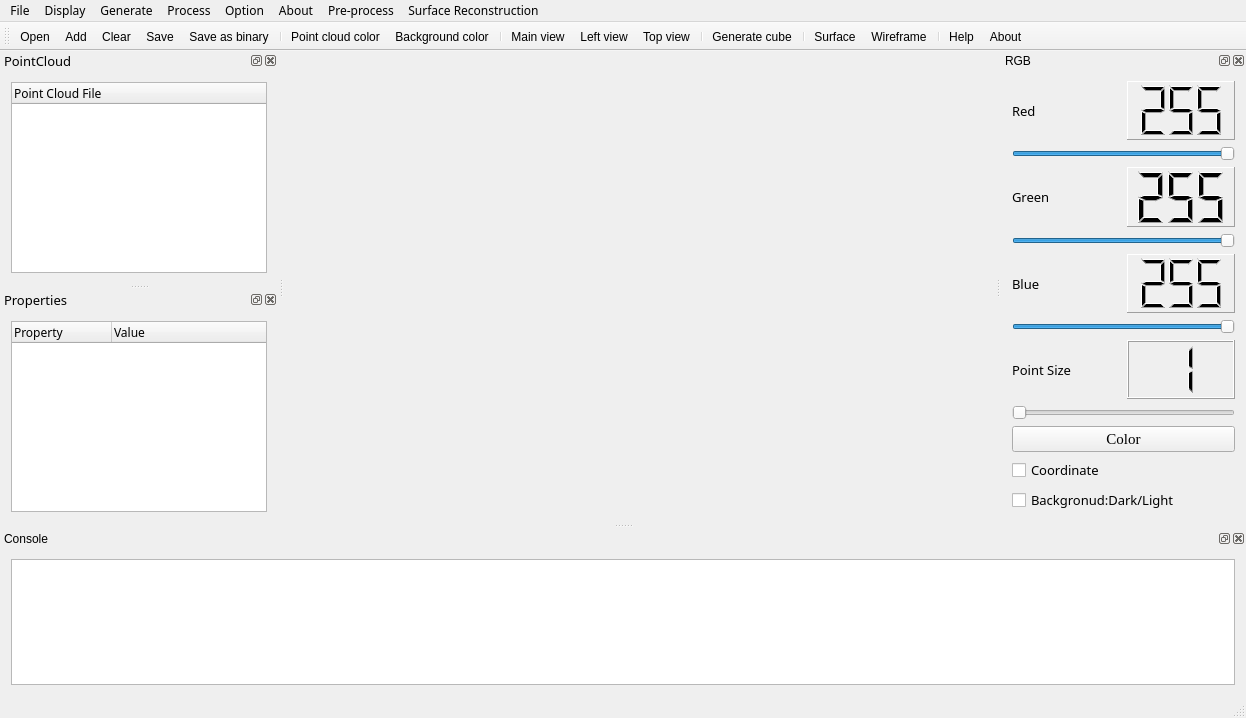
<?xml version="1.0" encoding="UTF-8"?>
<ui version="4.0">
 <class>CloudViewerClass</class>
 <widget class="QMainWindow" name="CloudViewerClass">
  <property name="geometry">
   <rect>
    <x>0</x>
    <y>0</y>
    <width>1246</width>
    <height>718</height>
   </rect>
  </property>
  <property name="sizePolicy">
   <sizepolicy hsizetype="Expanding" vsizetype="Expanding">
    <horstretch>85</horstretch>
    <verstretch>0</verstretch>
   </sizepolicy>
  </property>
  <property name="minimumSize">
   <size>
    <width>900</width>
    <height>650</height>
   </size>
  </property>
  <property name="maximumSize">
   <size>
    <width>16777215</width>
    <height>16777215</height>
   </size>
  </property>
  <property name="windowTitle">
   <string>CloudViewer</string>
  </property>
  <property name="styleSheet">
   <string notr="true"/>
  </property>
  <property name="animated">
   <bool>true</bool>
  </property>
  <property name="tabShape">
   <enum>QTabWidget::Rounded</enum>
  </property>
  <property name="dockNestingEnabled">
   <bool>false</bool>
  </property>
  <widget class="QWidget" name="centralWidget">
   <property name="sizePolicy">
    <sizepolicy hsizetype="Preferred" vsizetype="Preferred">
     <horstretch>0</horstretch>
     <verstretch>0</verstretch>
    </sizepolicy>
   </property>
   <layout class="QHBoxLayout" name="horizontalLayout_5">
    <item>
     <widget class="QVTKWidget" name="screen" native="true">
      <property name="minimumSize">
       <size>
        <width>600</width>
        <height>400</height>
       </size>
      </property>
     </widget>
    </item>
   </layout>
  </widget>
  <widget class="QMenuBar" name="menuBar">
   <property name="geometry">
    <rect>
     <x>0</x>
     <y>0</y>
     <width>1246</width>
     <height>19</height>
    </rect>
   </property>
   <property name="font">
    <font>
     <family>微软雅黑</family>
    </font>
   </property>
   <widget class="QMenu" name="menuFile">
    <property name="title">
     <string>File</string>
    </property>
    <addaction name="openAction"/>
    <addaction name="addAction"/>
    <addaction name="clearAction"/>
    <addaction name="saveAction"/>
    <addaction name="saveBinaryAction"/>
    <addaction name="exitAction"/>
   </widget>
   <widget class="QMenu" name="menuGenerate">
    <property name="title">
     <string>Generate</string>
    </property>
    <widget class="QMenu" name="menuBasic_shapes">
     <property name="title">
      <string>Basic shapes</string>
     </property>
     <property name="icon">
      <iconset resource="cloudviewer.qrc">
       <normaloff>:/Resources/images/shape.png</normaloff>:/Resources/images/shape.png</iconset>
     </property>
     <addaction name="sphereAction"/>
     <addaction name="cylinderAction"/>
    </widget>
    <addaction name="cubeAction"/>
    <addaction name="menuBasic_shapes"/>
   </widget>
   <widget class="QMenu" name="menuAbout">
    <property name="title">
     <string>About</string>
    </property>
    <addaction name="helpAction"/>
    <addaction name="aboutAction"/>
   </widget>
   <widget class="QMenu" name="menuOption">
    <property name="title">
     <string>Option</string>
    </property>
    <widget class="QMenu" name="themeAction">
     <property name="title">
      <string>Theme</string>
     </property>
     <property name="icon">
      <iconset resource="cloudviewer.qrc">
       <normaloff>:/Resources/images/theme.png</normaloff>:/Resources/images/theme.png</iconset>
     </property>
     <addaction name="windowsThemeAction"/>
     <addaction name="darculaThemeAction"/>
    </widget>
    <widget class="QMenu" name="langAction">
     <property name="title">
      <string>Language</string>
     </property>
     <property name="icon">
      <iconset resource="cloudviewer.qrc">
       <normaloff>:/Resources/images/language.png</normaloff>:/Resources/images/language.png</iconset>
     </property>
     <addaction name="englishAction"/>
     <addaction name="chineseAction"/>
    </widget>
    <addaction name="themeAction"/>
    <addaction name="langAction"/>
   </widget>
   <widget class="QMenu" name="menuView">
    <property name="title">
     <string>Display</string>
    </property>
    <widget class="QMenu" name="menuAngle_view">
     <property name="title">
      <string>Angle view</string>
     </property>
     <addaction name="mainviewAction"/>
     <addaction name="leftviewAction"/>
     <addaction name="topviewAction"/>
    </widget>
    <addaction name="pointcolorAction"/>
    <addaction name="bgcolorAction"/>
    <addaction name="menuAngle_view"/>
   </widget>
   <widget class="QMenu" name="menuProcess">
    <property name="title">
     <string>Process</string>
    </property>
    <addaction name="meshsurfaceAction"/>
    <addaction name="wireframeAction"/>
   </widget>
   <widget class="QMenu" name="menuPre_process">
    <property name="title">
     <string>Pre-process</string>
    </property>
    <addaction name="edgeSmoothAction"/>
    <addaction name="downsampleAction"/>
    <addaction name="edgeDetectAction"/>
   </widget>
   <widget class="QMenu" name="menuSurface_Reconstruction">
    <property name="title">
     <string>Surface Reconstruction</string>
    </property>
    <addaction name="poissonAction"/>
    <addaction name="bsplineAction"/>
    <addaction name="pass_through_MLS_PoissonAction"/>
    <addaction name="pass_through_MLS_NormalsAction"/>
    <addaction name="mlsAction"/>
   </widget>
   <addaction name="menuFile"/>
   <addaction name="menuView"/>
   <addaction name="menuGenerate"/>
   <addaction name="menuProcess"/>
   <addaction name="menuOption"/>
   <addaction name="menuAbout"/>
   <addaction name="menuPre_process"/>
   <addaction name="menuSurface_Reconstruction"/>
  </widget>
  <widget class="QToolBar" name="mainToolBar">
   <attribute name="toolBarArea">
    <enum>TopToolBarArea</enum>
   </attribute>
   <attribute name="toolBarBreak">
    <bool>false</bool>
   </attribute>
   <addaction name="openAction"/>
   <addaction name="addAction"/>
   <addaction name="clearAction"/>
   <addaction name="saveAction"/>
   <addaction name="saveBinaryAction"/>
   <addaction name="separator"/>
   <addaction name="pointcolorAction"/>
   <addaction name="bgcolorAction"/>
   <addaction name="separator"/>
   <addaction name="mainviewAction"/>
   <addaction name="leftviewAction"/>
   <addaction name="topviewAction"/>
   <addaction name="separator"/>
   <addaction name="cubeAction"/>
   <addaction name="separator"/>
   <addaction name="meshsurfaceAction"/>
   <addaction name="wireframeAction"/>
   <addaction name="separator"/>
   <addaction name="helpAction"/>
   <addaction name="aboutAction"/>
  </widget>
  <widget class="QStatusBar" name="statusBar"/>
  <widget class="QDockWidget" name="RGBDock">
   <property name="minimumSize">
    <size>
     <width>245</width>
     <height>400</height>
    </size>
   </property>
   <property name="maximumSize">
    <size>
     <width>300</width>
     <height>524287</height>
    </size>
   </property>
   <property name="windowTitle">
    <string>RGB</string>
   </property>
   <attribute name="dockWidgetArea">
    <number>2</number>
   </attribute>
   <widget class="QWidget" name="dockWidgetContents_4">
    <layout class="QVBoxLayout" name="verticalLayout_2">
     <item>
      <layout class="QVBoxLayout" name="verticalLayout">
       <item>
        <layout class="QHBoxLayout" name="horizontalLayout">
         <item>
          <widget class="QLabel" name="label_1">
           <property name="sizePolicy">
            <sizepolicy hsizetype="Expanding" vsizetype="Preferred">
             <horstretch>0</horstretch>
             <verstretch>0</verstretch>
            </sizepolicy>
           </property>
           <property name="font">
            <font>
             <family>微软雅黑</family>
             <pointsize>10</pointsize>
            </font>
           </property>
           <property name="text">
            <string>Red</string>
           </property>
          </widget>
         </item>
         <item>
          <widget class="QLCDNumber" name="rLCD">
           <property name="sizePolicy">
            <sizepolicy hsizetype="Expanding" vsizetype="Minimum">
             <horstretch>0</horstretch>
             <verstretch>0</verstretch>
            </sizepolicy>
           </property>
           <property name="autoFillBackground">
            <bool>false</bool>
           </property>
           <property name="inputMethodHints">
            <set>Qt::ImhNone</set>
           </property>
           <property name="frameShape">
            <enum>QFrame::Panel</enum>
           </property>
           <property name="frameShadow">
            <enum>QFrame::Raised</enum>
           </property>
           <property name="lineWidth">
            <number>1</number>
           </property>
           <property name="smallDecimalPoint">
            <bool>false</bool>
           </property>
           <property name="digitCount">
            <number>3</number>
           </property>
           <property name="mode">
            <enum>QLCDNumber::Dec</enum>
           </property>
           <property name="value" stdset="0">
            <double>255.000000000000000</double>
           </property>
           <property name="intValue" stdset="0">
            <number>255</number>
           </property>
          </widget>
         </item>
        </layout>
       </item>
       <item>
        <widget class="QSlider" name="rSlider">
         <property name="sizePolicy">
          <sizepolicy hsizetype="Expanding" vsizetype="Fixed">
           <horstretch>0</horstretch>
           <verstretch>0</verstretch>
          </sizepolicy>
         </property>
         <property name="minimumSize">
          <size>
           <width>132</width>
           <height>0</height>
          </size>
         </property>
         <property name="maximum">
          <number>255</number>
         </property>
         <property name="sliderPosition">
          <number>255</number>
         </property>
         <property name="orientation">
          <enum>Qt::Horizontal</enum>
         </property>
        </widget>
       </item>
       <item>
        <layout class="QHBoxLayout" name="horizontalLayout_2">
         <item>
          <widget class="QLabel" name="label_2">
           <property name="sizePolicy">
            <sizepolicy hsizetype="Expanding" vsizetype="Preferred">
             <horstretch>0</horstretch>
             <verstretch>0</verstretch>
            </sizepolicy>
           </property>
           <property name="font">
            <font>
             <family>微软雅黑</family>
             <pointsize>10</pointsize>
            </font>
           </property>
           <property name="text">
            <string>Green</string>
           </property>
          </widget>
         </item>
         <item>
          <widget class="QLCDNumber" name="gLCD">
           <property name="sizePolicy">
            <sizepolicy hsizetype="Expanding" vsizetype="Minimum">
             <horstretch>0</horstretch>
             <verstretch>0</verstretch>
            </sizepolicy>
           </property>
           <property name="frameShape">
            <enum>QFrame::Panel</enum>
           </property>
           <property name="digitCount">
            <number>3</number>
           </property>
           <property name="intValue" stdset="0">
            <number>255</number>
           </property>
          </widget>
         </item>
        </layout>
       </item>
       <item>
        <widget class="QSlider" name="gSlider">
         <property name="sizePolicy">
          <sizepolicy hsizetype="Expanding" vsizetype="Fixed">
           <horstretch>0</horstretch>
           <verstretch>0</verstretch>
          </sizepolicy>
         </property>
         <property name="minimumSize">
          <size>
           <width>132</width>
           <height>0</height>
          </size>
         </property>
         <property name="maximum">
          <number>255</number>
         </property>
         <property name="sliderPosition">
          <number>255</number>
         </property>
         <property name="orientation">
          <enum>Qt::Horizontal</enum>
         </property>
        </widget>
       </item>
       <item>
        <layout class="QHBoxLayout" name="horizontalLayout_3">
         <item>
          <widget class="QLabel" name="label_3">
           <property name="sizePolicy">
            <sizepolicy hsizetype="Expanding" vsizetype="Preferred">
             <horstretch>0</horstretch>
             <verstretch>0</verstretch>
            </sizepolicy>
           </property>
           <property name="font">
            <font>
             <family>微软雅黑</family>
             <pointsize>10</pointsize>
            </font>
           </property>
           <property name="text">
            <string>Blue</string>
           </property>
          </widget>
         </item>
         <item>
          <widget class="QLCDNumber" name="bLCD">
           <property name="sizePolicy">
            <sizepolicy hsizetype="Expanding" vsizetype="Minimum">
             <horstretch>0</horstretch>
             <verstretch>0</verstretch>
            </sizepolicy>
           </property>
           <property name="frameShape">
            <enum>QFrame::Panel</enum>
           </property>
           <property name="digitCount">
            <number>3</number>
           </property>
           <property name="intValue" stdset="0">
            <number>255</number>
           </property>
          </widget>
         </item>
        </layout>
       </item>
       <item>
        <widget class="QSlider" name="bSlider">
         <property name="sizePolicy">
          <sizepolicy hsizetype="Expanding" vsizetype="Fixed">
           <horstretch>0</horstretch>
           <verstretch>0</verstretch>
          </sizepolicy>
         </property>
         <property name="minimumSize">
          <size>
           <width>132</width>
           <height>0</height>
          </size>
         </property>
         <property name="maximum">
          <number>255</number>
         </property>
         <property name="sliderPosition">
          <number>255</number>
         </property>
         <property name="orientation">
          <enum>Qt::Horizontal</enum>
         </property>
        </widget>
       </item>
       <item>
        <layout class="QHBoxLayout" name="horizontalLayout_4">
         <item>
          <widget class="QLabel" name="label_4">
           <property name="sizePolicy">
            <sizepolicy hsizetype="Expanding" vsizetype="Preferred">
             <horstretch>0</horstretch>
             <verstretch>0</verstretch>
            </sizepolicy>
           </property>
           <property name="font">
            <font>
             <family>微软雅黑</family>
             <pointsize>10</pointsize>
            </font>
           </property>
           <property name="text">
            <string>Point Size</string>
           </property>
          </widget>
         </item>
         <item>
          <widget class="QLCDNumber" name="sizeLCD">
           <property name="sizePolicy">
            <sizepolicy hsizetype="Expanding" vsizetype="Minimum">
             <horstretch>0</horstretch>
             <verstretch>0</verstretch>
            </sizepolicy>
           </property>
           <property name="digitCount">
            <number>1</number>
           </property>
           <property name="segmentStyle">
            <enum>QLCDNumber::Filled</enum>
           </property>
           <property name="intValue" stdset="0">
            <number>1</number>
           </property>
          </widget>
         </item>
        </layout>
       </item>
       <item>
        <widget class="QSlider" name="pSlider">
         <property name="sizePolicy">
          <sizepolicy hsizetype="Expanding" vsizetype="Fixed">
           <horstretch>0</horstretch>
           <verstretch>0</verstretch>
          </sizepolicy>
         </property>
         <property name="minimumSize">
          <size>
           <width>132</width>
           <height>0</height>
          </size>
         </property>
         <property name="minimum">
          <number>1</number>
         </property>
         <property name="maximum">
          <number>10</number>
         </property>
         <property name="sliderPosition">
          <number>1</number>
         </property>
         <property name="orientation">
          <enum>Qt::Horizontal</enum>
         </property>
        </widget>
       </item>
       <item>
        <widget class="QPushButton" name="colorBtn">
         <property name="font">
          <font>
           <family>Times New Roman</family>
           <pointsize>11</pointsize>
          </font>
         </property>
         <property name="styleSheet">
          <string notr="true"/>
         </property>
         <property name="text">
          <string>Color</string>
         </property>
        </widget>
       </item>
      </layout>
     </item>
     <item>
      <widget class="QCheckBox" name="cooCbx">
       <property name="font">
        <font>
         <family>微软雅黑</family>
         <pointsize>10</pointsize>
        </font>
       </property>
       <property name="text">
        <string>Coordinate</string>
       </property>
      </widget>
     </item>
     <item>
      <widget class="QCheckBox" name="bgcCbx">
       <property name="font">
        <font>
         <family>微软雅黑</family>
         <pointsize>10</pointsize>
        </font>
       </property>
       <property name="text">
        <string>Backgronud:Dark/Light</string>
       </property>
      </widget>
     </item>
    </layout>
   </widget>
  </widget>
  <widget class="QDockWidget" name="dataDock">
   <property name="minimumSize">
    <size>
     <width>250</width>
     <height>233</height>
    </size>
   </property>
   <property name="maximumSize">
    <size>
     <width>300</width>
     <height>524287</height>
    </size>
   </property>
   <property name="font">
    <font>
     <family>微软雅黑</family>
     <pointsize>10</pointsize>
    </font>
   </property>
   <property name="windowTitle">
    <string>PointCloud</string>
   </property>
   <attribute name="dockWidgetArea">
    <number>1</number>
   </attribute>
   <widget class="QWidget" name="dockWidgetContents_5">
    <layout class="QVBoxLayout" name="verticalLayout_3">
     <item>
      <widget class="QTreeWidget" name="dataTree">
       <property name="minimumSize">
        <size>
         <width>0</width>
         <height>180</height>
        </size>
       </property>
       <property name="font">
        <font>
         <family>微软雅黑</family>
         <pointsize>9</pointsize>
        </font>
       </property>
       <property name="contextMenuPolicy">
        <enum>Qt::CustomContextMenu</enum>
       </property>
       <column>
        <property name="text">
         <string>Point Cloud File</string>
        </property>
       </column>
      </widget>
     </item>
    </layout>
   </widget>
  </widget>
  <widget class="QDockWidget" name="propertyDock">
   <property name="minimumSize">
    <size>
     <width>250</width>
     <height>233</height>
    </size>
   </property>
   <property name="font">
    <font>
     <family>微软雅黑</family>
     <pointsize>10</pointsize>
    </font>
   </property>
   <property name="windowTitle">
    <string>Properties</string>
   </property>
   <attribute name="dockWidgetArea">
    <number>1</number>
   </attribute>
   <widget class="QWidget" name="dockWidgetContents_6">
    <layout class="QVBoxLayout" name="verticalLayout_4">
     <item>
      <widget class="QTableWidget" name="propertyTable">
       <property name="minimumSize">
        <size>
         <width>0</width>
         <height>180</height>
        </size>
       </property>
       <property name="font">
        <font>
         <family>微软雅黑</family>
         <pointsize>9</pointsize>
        </font>
       </property>
       <property name="frameShadow">
        <enum>QFrame::Sunken</enum>
       </property>
       <property name="midLineWidth">
        <number>0</number>
       </property>
       <property name="horizontalScrollBarPolicy">
        <enum>Qt::ScrollBarAsNeeded</enum>
       </property>
       <property name="sizeAdjustPolicy">
        <enum>QAbstractScrollArea::AdjustIgnored</enum>
       </property>
       <property name="autoScroll">
        <bool>true</bool>
       </property>
       <property name="editTriggers">
        <set>QAbstractItemView::NoEditTriggers</set>
       </property>
       <property name="tabKeyNavigation">
        <bool>true</bool>
       </property>
       <property name="showDropIndicator" stdset="0">
        <bool>true</bool>
       </property>
       <property name="dragDropOverwriteMode">
        <bool>true</bool>
       </property>
       <property name="alternatingRowColors">
        <bool>false</bool>
       </property>
       <property name="selectionMode">
        <enum>QAbstractItemView::ExtendedSelection</enum>
       </property>
       <property name="textElideMode">
        <enum>Qt::ElideLeft</enum>
       </property>
       <property name="horizontalScrollMode">
        <enum>QAbstractItemView::ScrollPerItem</enum>
       </property>
       <property name="showGrid">
        <bool>false</bool>
       </property>
       <property name="wordWrap">
        <bool>true</bool>
       </property>
       <property name="cornerButtonEnabled">
        <bool>true</bool>
       </property>
       <property name="rowCount">
        <number>4</number>
       </property>
       <property name="columnCount">
        <number>2</number>
       </property>
       <attribute name="horizontalHeaderCascadingSectionResizes">
        <bool>false</bool>
       </attribute>
       <attribute name="horizontalHeaderMinimumSectionSize">
        <number>25</number>
       </attribute>
       <attribute name="horizontalHeaderDefaultSectionSize">
        <number>100</number>
       </attribute>
       <attribute name="horizontalHeaderHighlightSections">
        <bool>true</bool>
       </attribute>
       <attribute name="horizontalHeaderStretchLastSection">
        <bool>true</bool>
       </attribute>
       <attribute name="verticalHeaderVisible">
        <bool>false</bool>
       </attribute>
       <attribute name="verticalHeaderCascadingSectionResizes">
        <bool>false</bool>
       </attribute>
       <row/>
       <row/>
       <row/>
       <row/>
       <column>
        <property name="text">
         <string>Property</string>
        </property>
        <property name="textAlignment">
         <set>AlignLeading|AlignVCenter</set>
        </property>
       </column>
       <column>
        <property name="text">
         <string>Value</string>
        </property>
        <property name="textAlignment">
         <set>AlignLeading|AlignVCenter</set>
        </property>
       </column>
      </widget>
     </item>
    </layout>
   </widget>
  </widget>
  <widget class="QDockWidget" name="consoleDock">
   <property name="minimumSize">
    <size>
     <width>200</width>
     <height>140</height>
    </size>
   </property>
   <property name="maximumSize">
    <size>
     <width>524287</width>
     <height>220</height>
    </size>
   </property>
   <property name="windowTitle">
    <string>Console</string>
   </property>
   <attribute name="dockWidgetArea">
    <number>8</number>
   </attribute>
   <widget class="QWidget" name="dockWidgetContents_7">
    <layout class="QVBoxLayout" name="verticalLayout_5">
     <item>
      <widget class="QTableWidget" name="consoleTable">
       <property name="showGrid">
        <bool>false</bool>
       </property>
       <property name="gridStyle">
        <enum>Qt::SolidLine</enum>
       </property>
       <property name="rowCount">
        <number>0</number>
       </property>
       <property name="columnCount">
        <number>5</number>
       </property>
       <attribute name="horizontalHeaderVisible">
        <bool>false</bool>
       </attribute>
       <attribute name="horizontalHeaderDefaultSectionSize">
        <number>200</number>
       </attribute>
       <attribute name="horizontalHeaderStretchLastSection">
        <bool>true</bool>
       </attribute>
       <attribute name="verticalHeaderVisible">
        <bool>false</bool>
       </attribute>
       <column>
        <property name="text">
         <string>Time</string>
        </property>
        <property name="textAlignment">
         <set>AlignLeading|AlignVCenter</set>
        </property>
       </column>
       <column>
        <property name="text">
         <string>Operation</string>
        </property>
        <property name="textAlignment">
         <set>AlignLeading|AlignVCenter</set>
        </property>
       </column>
       <column>
        <property name="text">
         <string>Operation Object</string>
        </property>
        <property name="textAlignment">
         <set>AlignLeading|AlignVCenter</set>
        </property>
       </column>
       <column>
        <property name="text">
         <string>Details</string>
        </property>
        <property name="textAlignment">
         <set>AlignLeading|AlignVCenter</set>
        </property>
       </column>
       <column>
        <property name="text">
         <string>Note</string>
        </property>
        <property name="textAlignment">
         <set>AlignLeading|AlignVCenter</set>
        </property>
       </column>
      </widget>
     </item>
    </layout>
   </widget>
  </widget>
  <action name="openAction">
   <property name="icon">
    <iconset resource="cloudviewer.qrc">
     <normaloff>:/Resources/images/open.png</normaloff>:/Resources/images/open.png</iconset>
   </property>
   <property name="text">
    <string>Open</string>
   </property>
   <property name="statusTip">
    <string>open a exsting file</string>
   </property>
   <property name="shortcut">
    <string>Ctrl+O</string>
   </property>
  </action>
  <action name="saveAction">
   <property name="icon">
    <iconset resource="cloudviewer.qrc">
     <normaloff>:/Resources/images/save.png</normaloff>:/Resources/images/save.png</iconset>
   </property>
   <property name="text">
    <string>Save</string>
   </property>
   <property name="statusTip">
    <string>save the file</string>
   </property>
   <property name="shortcut">
    <string>Ctrl+S</string>
   </property>
  </action>
  <action name="saveasAction">
   <property name="text">
    <string>Save as...</string>
   </property>
  </action>
  <action name="cubeAction">
   <property name="icon">
    <iconset resource="cloudviewer.qrc">
     <normaloff>:/Resources/images/cube.png</normaloff>:/Resources/images/cube.png</iconset>
   </property>
   <property name="text">
    <string>Generate cube</string>
   </property>
   <property name="statusTip">
    <string>generate a cube point cloud</string>
   </property>
  </action>
  <action name="helpAction">
   <property name="icon">
    <iconset resource="cloudviewer.qrc">
     <normaloff>:/Resources/images/help.png</normaloff>:/Resources/images/help.png</iconset>
   </property>
   <property name="text">
    <string>Help</string>
   </property>
   <property name="statusTip">
    <string>show help information</string>
   </property>
  </action>
  <action name="aboutAction">
   <property name="icon">
    <iconset resource="cloudviewer.qrc">
     <normaloff>:/Resources/images/about.png</normaloff>:/Resources/images/about.png</iconset>
   </property>
   <property name="text">
    <string>About</string>
   </property>
   <property name="statusTip">
    <string>show some information of the software</string>
   </property>
  </action>
  <action name="changeAction">
   <property name="icon">
    <iconset resource="cloudviewer.qrc">
     <normaloff>:/Resources/images/change.png</normaloff>:/Resources/images/change.png</iconset>
   </property>
   <property name="text">
    <string>Change</string>
   </property>
   <property name="statusTip">
    <string>change the format of the file</string>
   </property>
  </action>
  <action name="exitAction">
   <property name="icon">
    <iconset resource="cloudviewer.qrc">
     <normaloff>:/Resources/images/exit.png</normaloff>:/Resources/images/exit.png</iconset>
   </property>
   <property name="text">
    <string>Exit</string>
   </property>
   <property name="shortcut">
    <string>Ctrl+Q</string>
   </property>
  </action>
  <action name="pointcolorAction">
   <property name="icon">
    <iconset resource="cloudviewer.qrc">
     <normaloff>:/Resources/images/pointcolor.png</normaloff>:/Resources/images/pointcolor.png</iconset>
   </property>
   <property name="text">
    <string>Point cloud color</string>
   </property>
  </action>
  <action name="bgcolorAction">
   <property name="icon">
    <iconset resource="cloudviewer.qrc">
     <normaloff>:/Resources/images/bgcolor.png</normaloff>:/Resources/images/bgcolor.png</iconset>
   </property>
   <property name="text">
    <string>Background color</string>
   </property>
  </action>
  <action name="mainviewAction">
   <property name="icon">
    <iconset resource="cloudviewer.qrc">
     <normaloff>:/Resources/images/zhengshi.png</normaloff>:/Resources/images/zhengshi.png</iconset>
   </property>
   <property name="text">
    <string>Main view</string>
   </property>
  </action>
  <action name="leftviewAction">
   <property name="icon">
    <iconset resource="cloudviewer.qrc">
     <normaloff>:/Resources/images/zuoshi.png</normaloff>:/Resources/images/zuoshi.png</iconset>
   </property>
   <property name="text">
    <string>Left view</string>
   </property>
  </action>
  <action name="topviewAction">
   <property name="icon">
    <iconset resource="cloudviewer.qrc">
     <normaloff>:/Resources/images/fushi.png</normaloff>:/Resources/images/fushi.png</iconset>
   </property>
   <property name="text">
    <string>Top view</string>
   </property>
  </action>
  <action name="dataAction">
   <property name="checkable">
    <bool>true</bool>
   </property>
   <property name="checked">
    <bool>true</bool>
   </property>
   <property name="text">
    <string>Data Manager</string>
   </property>
  </action>
  <action name="propertyAction">
   <property name="checkable">
    <bool>true</bool>
   </property>
   <property name="checked">
    <bool>true</bool>
   </property>
   <property name="text">
    <string>Property Manager</string>
   </property>
  </action>
  <action name="consoleAction">
   <property name="checkable">
    <bool>true</bool>
   </property>
   <property name="checked">
    <bool>true</bool>
   </property>
   <property name="text">
    <string>Console</string>
   </property>
  </action>
  <action name="RGBAction">
   <property name="checkable">
    <bool>true</bool>
   </property>
   <property name="checked">
    <bool>true</bool>
   </property>
   <property name="text">
    <string>RGB Manager</string>
   </property>
  </action>
  <action name="clearAction">
   <property name="icon">
    <iconset resource="cloudviewer.qrc">
     <normaloff>:/Resources/images/clear.png</normaloff>:/Resources/images/clear.png</iconset>
   </property>
   <property name="text">
    <string>Clear</string>
   </property>
  </action>
  <action name="addAction">
   <property name="icon">
    <iconset resource="cloudviewer.qrc">
     <normaloff>:/Resources/images/add.png</normaloff>:/Resources/images/add.png</iconset>
   </property>
   <property name="text">
    <string>Add</string>
   </property>
  </action>
  <action name="sphereAction">
   <property name="icon">
    <iconset resource="cloudviewer.qrc">
     <normaloff>:/Resources/images/sphere.png</normaloff>:/Resources/images/sphere.png</iconset>
   </property>
   <property name="text">
    <string>Sphere</string>
   </property>
  </action>
  <action name="cylinderAction">
   <property name="icon">
    <iconset resource="cloudviewer.qrc">
     <normaloff>:/Resources/images/cylinder.png</normaloff>:/Resources/images/cylinder.png</iconset>
   </property>
   <property name="text">
    <string>Cylinder</string>
   </property>
  </action>
  <action name="meshsurfaceAction">
   <property name="icon">
    <iconset resource="cloudviewer.qrc">
     <normaloff>:/Resources/images/mesh.png</normaloff>:/Resources/images/mesh.png</iconset>
   </property>
   <property name="text">
    <string>Surface</string>
   </property>
  </action>
  <action name="wireframeAction">
   <property name="icon">
    <iconset resource="cloudviewer.qrc">
     <normaloff>:/Resources/images/frame.png</normaloff>:/Resources/images/frame.png</iconset>
   </property>
   <property name="text">
    <string>Wireframe</string>
   </property>
  </action>
  <action name="windowsThemeAction">
   <property name="text">
    <string>Windows</string>
   </property>
  </action>
  <action name="darculaThemeAction">
   <property name="text">
    <string>Darcula</string>
   </property>
  </action>
  <action name="englishAction">
   <property name="text">
    <string>English</string>
   </property>
  </action>
  <action name="chineseAction">
   <property name="text">
    <string>Chinese</string>
   </property>
  </action>
  <action name="saveBinaryAction">
   <property name="icon">
    <iconset resource="cloudviewer.qrc">
     <normaloff>:/Resources/images/saveBinary.png</normaloff>:/Resources/images/saveBinary.png</iconset>
   </property>
   <property name="text">
    <string>Save as binary</string>
   </property>
   <property name="statusTip">
    <string>Save point cloud as binary file</string>
   </property>
  </action>
  <action name="actionBilateralFilter">
   <property name="text">
    <string>BilateralFilter</string>
   </property>
  </action>
  <action name="actionRotate90">
   <property name="text">
    <string>Rotate90</string>
   </property>
  </action>
  <action name="edgeSmoothAction">
   <property name="text">
    <string>Edge Smoothing</string>
   </property>
  </action>
  <action name="downsampleAction">
   <property name="text">
    <string>Downsample</string>
   </property>
  </action>
  <action name="edgeDetectAction">
   <property name="text">
    <string>Edge Detection</string>
   </property>
  </action>
  <action name="poissonAction">
   <property name="text">
    <string>Poisson</string>
   </property>
  </action>
  <action name="bsplineAction">
   <property name="text">
    <string>B-Spline</string>
   </property>
  </action>
  <action name="pass_through_MLS_PoissonAction">
   <property name="text">
    <string>Pass-through+MLS Poisson</string>
   </property>
  </action>
  <action name="pass_through_MLS_NormalsAction">
   <property name="text">
    <string>Pass-through+MLS+Normals</string>
   </property>
  </action>
  <action name="mlsAction">
   <property name="text">
    <string>MLS</string>
   </property>
  </action>
 </widget>
 <layoutdefault spacing="6" margin="11"/>
 <customwidgets>
  <customwidget>
   <class>QVTKWidget</class>
   <extends>QWidget</extends>
   <header>QVTKWidget.h</header>
  </customwidget>
 </customwidgets>
 <resources>
  <include location="cloudviewer.qrc"/>
 </resources>
 <connections/>
</ui>
